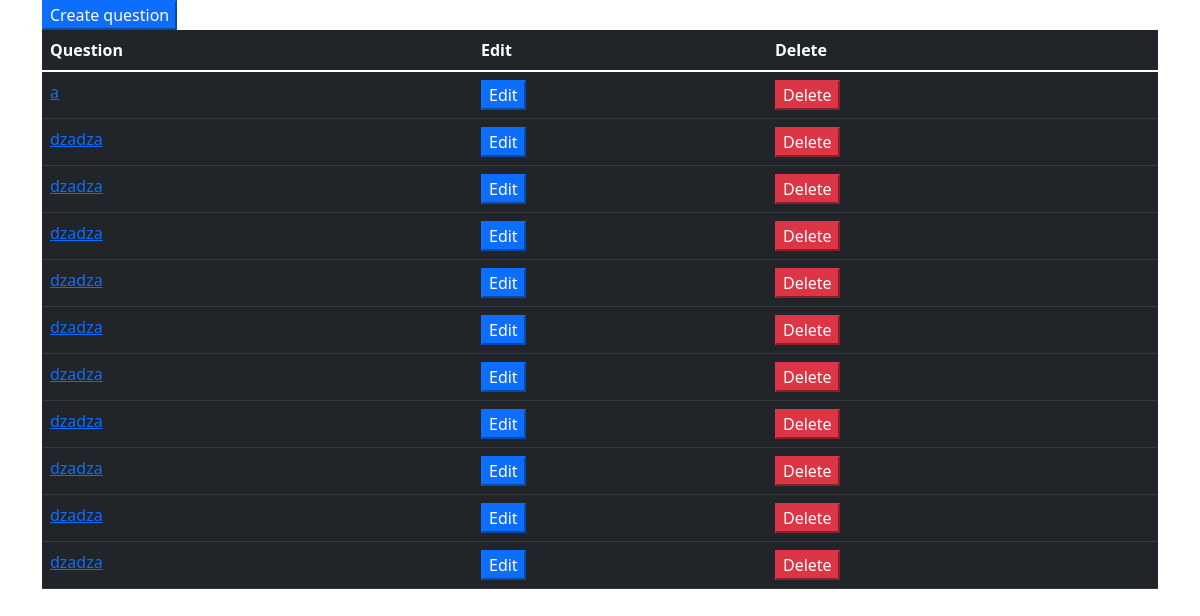
The app's page /app/ with its own data.
### djangoapp/models.py (models this page shows)
class Question(models.Model):
    text = models.CharField(max_length=200)
    def __str__(self):
        return self.text

### djangoapp/views.py (the view)
# urls.py: path('', views.index, name="index"),
def index(request):
    try:
        question_list = Question.objects.all()
        context = {
            'questions': question_list,
        }
    except:
        raise Http404("Question does not exist")
    return render(request, 'djangoapp/index.html', context)

### djangoapp/templates/djangoapp/index.html (shortened to what this page needs)
{% extends 'base.html' %}
{% block content %}
    <a href="{% url 'djangoapp:create' %}"><button class="btn-primary center">Create question</button></a>
    <table class="table table-dark">
        <thead>
            <tr>
                <th scope="col">Question</th>
                <th scope="col">Edit</th>
                <th scope="col">Delete</th>
            </tr>
        </thead>
        {% if questions %}
        <tbody>
            {% for question in questions %}
                <tr>
                    <td>
                        <a href="{% url 'djangoapp:detail' question.id %}">{{ question }}</a>
                    </td>
                    <td>
                        <a href="{% url 'djangoapp:edit' question.id %}"><button class="btn-primary center">Edit</button></a>
                    </td>
                    <td>
                        <a href="{% url 'djangoapp:delete' question.id %}"><button class="btn-danger center">Delete</button></a>
                    </td>
                </tr>
            {% endfor %}
        {% else %}
            <p>Il n'y a aucune question pour le moment</p>
        </tbody>
        {% endif %}
    </table>
{% endblock%}

### records on screen
Question: text "a"
Question: text "dzadza"
Question: text "dzadza"
Question: text "dzadza"
Question: text "dzadza"
Question: text "dzadza"
Question: text "dzadza"
Question: text "dzadza"
Question: text "dzadza"
Question: text "dzadza"
Question: text "dzadza"
